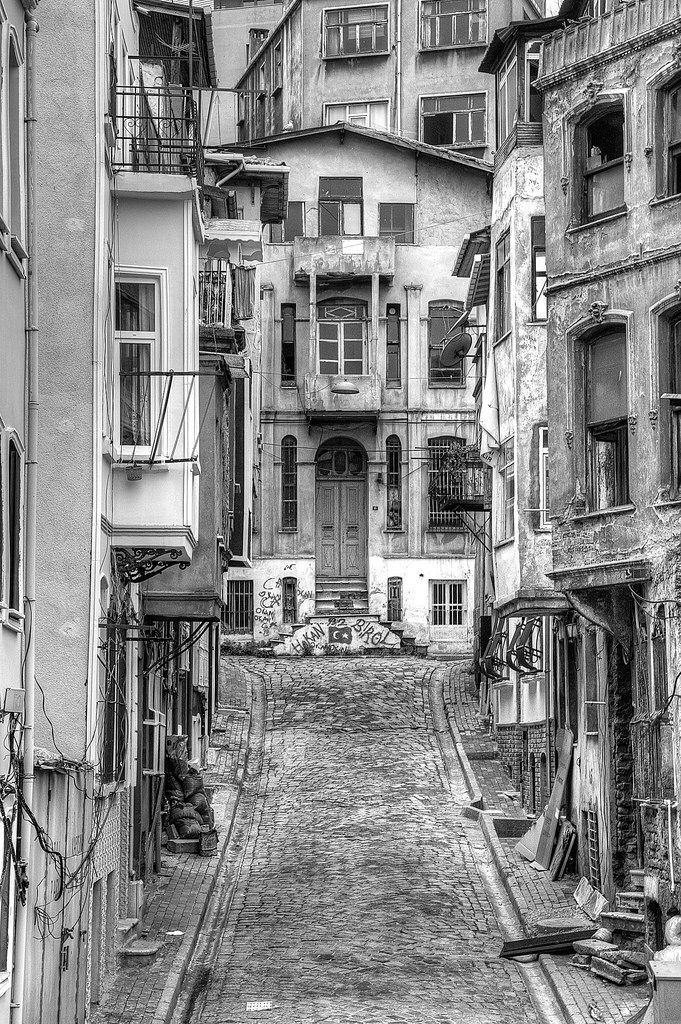
#> input picture invert/istanbul.jpg, 681 x 1024 px, found by its file name
$ python main.py
#> lines starting #> are read from the running program, lines starting #| are printed output that depends on the picture
#> in main, Input_Image is the input picture: shape (1024, 681, 3); min 0, max 255, mean 135.4
import numpy as np
import cv2 as cv


def Image_Inversion(Image):
    Height = Image.shape[0]
#> Height = 1024
    Width = Image.shape[1]
#> Width = 681
    Channels = Image.shape[2]
#> Channels = 3

    Size = (Height, Width, Channels)
#> Size = (1024, 681, 3)

    New_Image = np.zeros(Size, np.uint8)

    for x in range(0, Height):
        for y in range(0, Width):
            for c in range(0, Channels):
                New_Image[x, y, c] = 255 - Image[x, y, c]
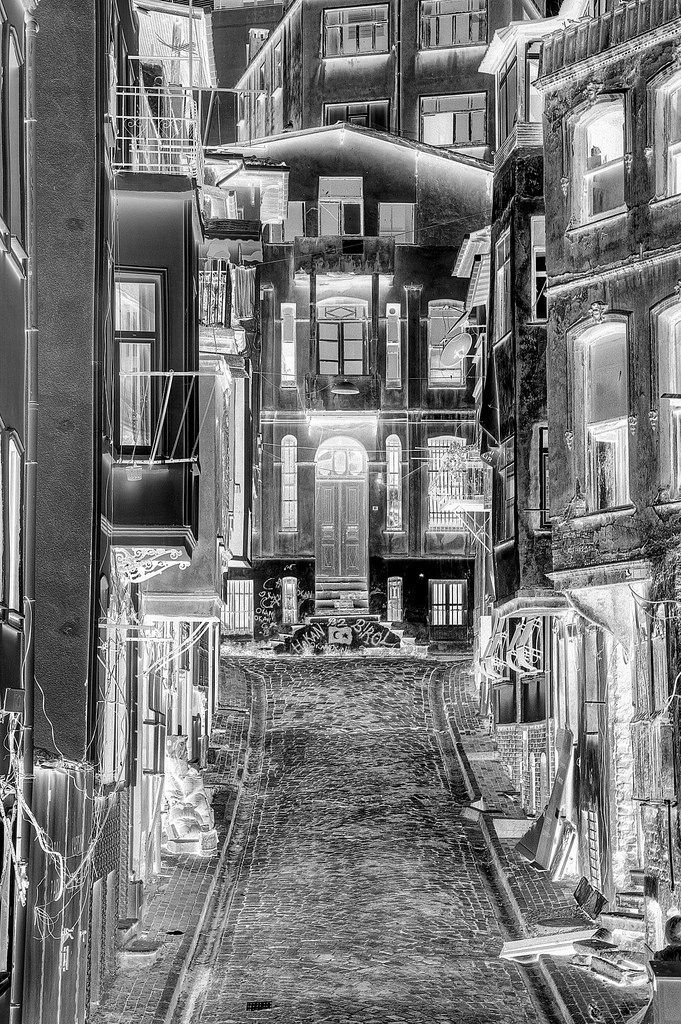
#> New_Image: shape (1024, 681, 3); min 0, max 255, mean 119.6
    return New_Image


def main():
    Input_Image = cv.imread("C:\\Users\Bilgisayar\Desktop\Python\\istanbul.jpg") #invert etmek istediğimiz görüntüyü yüklrdiğimiz kısım

    Inverted_Image = Image_Inversion(Input_Image)

    cv.imwrite("Inverted_Image.png", Inverted_Image) #invert edilen resim
    input("Please Enter to Continue...")


if __name__ == '__main__':
    main()
